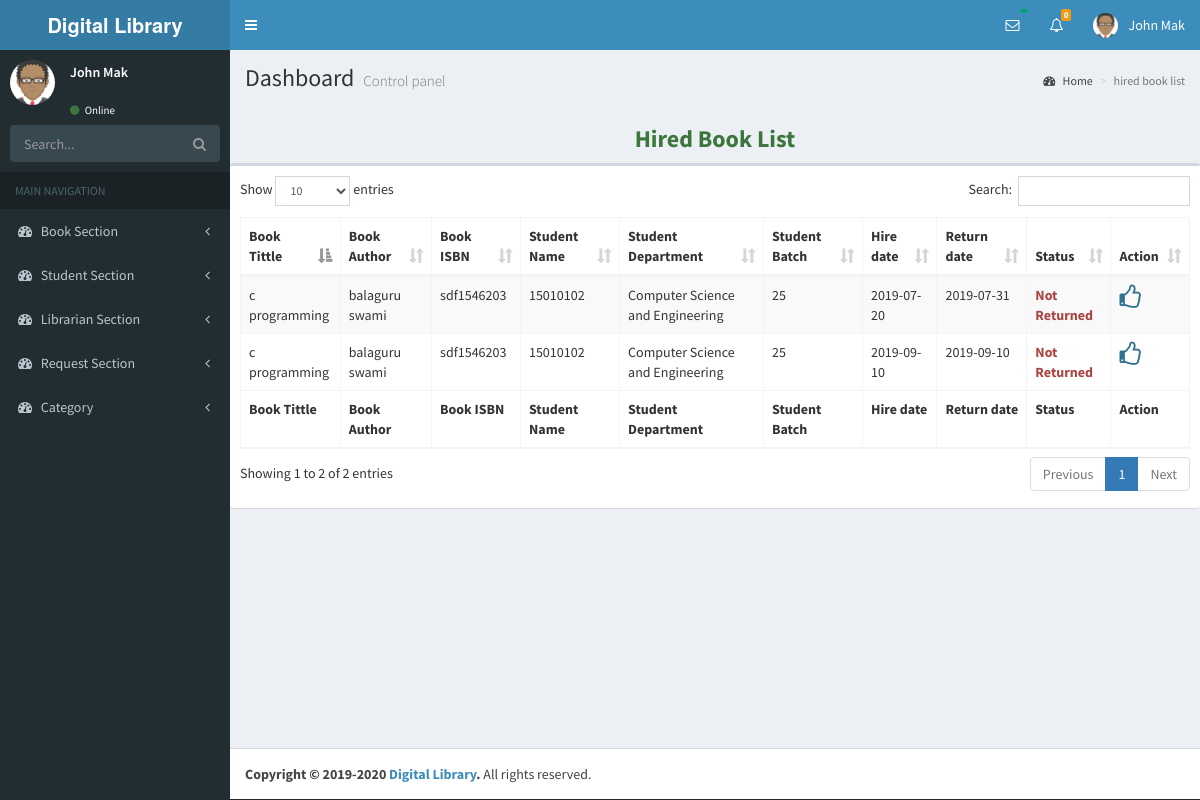
The app's page /hired-book-list.php (signed in) with its own data.
### tables this page shows
CREATE TABLE `books_request_confirm` (
  `id` int(11) NOT NULL,
  `student_id` varchar(50) NOT NULL,
  `student_department` varchar(100) NOT NULL,
  `student_batch` varchar(10) NOT NULL,
  `book_isbn` varchar(100) NOT NULL,
  `book_tittle` varchar(100) NOT NULL,
  `book_author` varchar(50) NOT NULL,
  `hire_date` varchar(20) NOT NULL,
  `return_date` varchar(20) NOT NULL,
  `status` tinyint(1) NOT NULL DEFAULT '1'
);

CREATE TABLE `std_department` (
  `id` int(11) NOT NULL,
  `department_name` varchar(100) NOT NULL
);

### app/model/Database.php (called while the page is built, shortened)
<?php
class Database
{
   private $options  = array(PDO::ATTR_ERRMODE => PDO::ERRMODE_EXCEPTION,PDO::ATTR_DEFAULT_FETCH_MODE => PDO::FETCH_ASSOC,);
    public function __construct()
    {
       try{
           $this->DBH = new PDO("mysql:host=localhost;dbname=library", "kuddus", "kuddus2200",$this->options);
       }catch(PDOException $error){
             echo $error->getMessage();
       }
    }
}

### app/model/Student.php (called while the page is built, shortened)
<?php
include_once 'Session.php';
class Student extends Database
{
	public function new_join_request()
	{
		$selectQuery = "SELECT * FROM students WHERE student_status = 0";
    	$STH = $this->DBH->query($selectQuery);
        return $STH->rowcount();
	}
}

### app/model/Session.php (called while the page is built, shortened)
<?php
class Session
{
    public static function get($key){
        if(isset($_SESSION[$key])){
            return $_SESSION[$key];
        }
        else{
            return false;
        }
    }
}

### app/model/BookRequest.php (called while the page is built, shortened)
<?php
class BookRequest extends Database
{
	public function getHiredBookList()
	{
		$selectQuery = "SELECT * FROM books_request_confirm";
    	$STH = $this->DBH->query($selectQuery);
    	$STH->setFetchMode(PDO::FETCH_OBJ);
    	return $STH->fetchAll();
	}
}

### app/model/StudentDepartment.php (called while the page is built, shortened)
<?php
class StudentDepartment extends Database
{
	public  function index()
	{
		$selectQuery = "SELECT * FROM std_department";
    	$STH = $this->DBH->query($selectQuery);
        $STH->setFetchMode(PDO::FETCH_OBJ);
        return $STH->fetchAll();
	}
}

### hired-book-list.php (the view)
<?php
    include "src/header.php";
 ?>
  <div class="content-wrapper">
    <section class="content-header">
      <h1>
        Dashboard
        <small>Control panel</small>
      </h1>
      <ol class="breadcrumb">
        <li><a href="#"><i class="fa fa-dashboard"></i> Home</a></li>
        <li class="active">hired book list</li>
      </ol>
    </section>
    <section class="content">
      <div class="row">
        <h3 class="text-center text-success text-bold">Hired Book List</h3>
           <div class="box">
            <div class="box-body">
              <div class="table-responsive">
              <table id="example1" class="table table-bordered table-striped">
                <thead>
                <tr>
                  <th>Book Tittle</th>
                  <th>Book Author</th>
                  <th>Book ISBN</th>
                  <th>Student Name</th>
                  <th>Student Department</th>
                  <th>Student Batch</th>
                  <th>Hire date</th>
                  <th>Return date</th>
                  <th>Status</th>
                  <th>Action</th>
                </tr>
                </thead>
                <tbody>
                  <?php
                  $lists = $request->getHiredBookList();
                  foreach ($lists as $list) {?>
                    <tr>
                      <td><?php echo $list->book_tittle ?></td>
                      <td><?php echo $list->book_author ?></td>
                      <td><?php echo $list->book_isbn ?></td>
                      <td><?php echo $list->student_id ?></td>
                      <td><?php
                        $departments = $department->index();
                        foreach ($departments as $dept) {
                          if($list->student_department == $dept->id)
                          echo $dept->department_name;
                        }
                       ?></td>
                      <td><?php echo $list->student_batch ?></td>
                      <td><?php echo $list->hire_date ?></td>
                      <td><?php echo $list->return_date ?></td>
                      <td><?php if($list->status == 1)
                                {
                                  echo "<span class='text-danger text-bold'> Not Returned </span>";
                                }else{
                                  echo "<span class='text-success'> Returned </span>";
                                }
                       ?></td>
                      <td>
                        <?php if($list->status == 1){?>
                            <a  title="Return Confirmed" onclick="return confirm('Are you sure to return confirm??')" href="helper/status-change.php?book_return_disconfirm=<?php echo $list->id ?>"><i class="fa fa-thumbs-o-up text-info" style="font-size: 25px;"></i>
                        </a>
                        <?php }else{?>
                        <a  title="Return DisConfirmed" onclick="return confirm('Are you sure to return not confirm??')" href="helper/status-change.php?book_return_confirm=<?php echo $list->id ?>"><i class="fa fa-thumbs-o-down text-danger" style="font-size: 25px;"></i>
                        </a>
                         <?php } ?>
                      </td>
                    </tr>
                <?php } ?>
                </tbody>
                <tfoot>
                <tr>
                  <th>Book Tittle</th>
                  <th>Book Author</th>
                  <th>Book ISBN</th>
                  <th>Student Name</th>
                  <th>Student Department</th>
                  <th>Student Batch</th>
                  <th>Hire date</th>
                  <th>Return date</th>
                  <th>Status</th>
                  <th>Action</th>
                </tr>
                </tfoot>
              </table>
            </div>
            </div>
          </div>
      </div>
    </section>
  </div>
 <?php
  include "src/footer.php";
  ?>

### src/header.php (shortened to what this page needs)
<?php
    $student = new Student;
    $department = new StudentDepartment;
    $request = new BookRequest;
      $student_image = Session::get('student_image');
      $librarian_image = Session::get('librarian_image');
 ?>
<!DOCTYPE html>
<html>
<head>
  <link rel="stylesheet" href="resources/bower_components/bootstrap/dist/css/bootstrap.min.css">
  <link rel="stylesheet" href="resources/bower_components/font-awesome/css/font-awesome.min.css">
  <link rel="stylesheet" href="resources/bower_components/Ionicons/css/ionicons.min.css">
  <link rel="stylesheet" href="resources/dist/css/AdminLTE.min.css">
  <link rel="stylesheet" href="resources/dist/css/skins/_all-skins.min.css">
  <link rel="stylesheet" href="resources/bower_components/morris.js/morris.css">
  <link rel="stylesheet" href="resources/bower_components/jvectormap/jquery-jvectormap.css">
  <link rel="stylesheet" href="resources/bower_components/bootstrap-datepicker/dist/css/bootstrap-datepicker.min.css">
  <link rel="stylesheet" href="resources/bower_components/bootstrap-daterangepicker/daterangepicker.css">
    <link rel="stylesheet" href="resources/bower_components/select2/dist/css/select2.min.css">
  <link rel="stylesheet" href="resources/plugins/bootstrap-wysihtml5/bootstrap3-wysihtml5.min.css">
  <link rel="stylesheet" href="resources/bower_components/datatables.net-bs/css/dataTables.bootstrap.min.css">
</head>
<body class="hold-transition skin-blue sidebar-mini">
<div class="wrapper">
  <header class="main-header">
    <a href="index.php" class="logo">
      <span class="logo-lg"><b>Digital Library</b></span>
    </a>
    <nav class="navbar navbar-static-top">
      <a href="#" class="sidebar-toggle" data-toggle="push-menu" role="button">
      </a>
      <div class="navbar-custom-menu">
        <ul class="nav navbar-nav">
          <li class="dropdown messages-menu">
            <a href="#" class="dropdown-toggle" data-toggle="dropdown">
              <i class="fa fa-envelope-o"></i>
              <span class="label label-success">
              </span>
            </a>
          </li>
          <li class="dropdown notifications-menu">
            <a href="#" class="dropdown-toggle" data-toggle="dropdown">
              <i class="fa fa-bell-o"></i>
              <span class="label label-warning">
                <?php
                   $new_join_request = $student->new_join_request();
                  echo $new_join_request;
                 ?>
              </span>
            </a>
          </li>
          <li class="dropdown user user-menu">
            <a href="#" class="dropdown-toggle" data-toggle="dropdown">
              <img src="<?php
                  if(!empty($student_image)){
                    echo Session::get('student_image');
                  }elseif(!empty($librarian_image)){
                    echo Session::get('librarian_image');
                  }else{
                    echo 'resources/dist/img/avatar.png';
                  }
               ?>" class="user-image" alt="User Image">
              <span class="hidden-xs">
                <?php
                      if (Session::get('studentlogin') == true){
                        echo Session::get('student_name');
                      }
                      elseif(Session::get('librarianlogin') == true){
                         echo Session::get('librarian_name');
                      }
                     ?>
              </span>
            </a>
          </li>
        </ul>
      </div>
    </nav>
  </header>
<?php
  include 'src/sidebar.php';
 ?>

### src/sidebar.php (shortened to what this page needs)
<aside class="main-sidebar">
  <section class="sidebar">
    <div class="user-panel">
      <div class="pull-left image">
        <img src="<?php
        if(!empty($student_image)){
          echo Session::get('student_image');
          }elseif(!empty($librarian_image)){
            echo Session::get('librarian_image');
            }else{
              echo 'resources/dist/img/avatar.png';
            }
            ?>" class="img-circle" alt="User Image">
          </div>
          <div class="pull-left info">
            <p>
              <?php
              if (Session::get('studentlogin') == true){
                echo Session::get('student_name');
              }
              elseif(Session::get('librarianlogin') == true){
               echo Session::get('librarian_name');
             }
             ?>
           </p><br>
           <a href="#"><i class="fa fa-circle text-success"></i> Online</a>
         </div>
       </div>
       <form action="#" method="get" class="sidebar-form">
        <div class="input-group">
          <input type="text" name="q" class="form-control" placeholder="Search...">
          <span class="input-group-btn">
            <button type="submit" name="search" id="search-btn" class="btn btn-flat"><i class="fa fa-search"></i>
            </button>
          </span>
        </div>
      </form>
      <ul class="sidebar-menu" data-widget="tree">
        <li class="header">MAIN NAVIGATION</li>
        <li class="treeview">
          <a href="#">
            <i class="fa fa-dashboard"></i> <span>Book Section</span>
            <span class="pull-right-container">
              <i class="fa fa-angle-left pull-right"></i>
            </span>
          </a>
        </li>
        <li class="treeview">
          <a href="#">
            <i class="fa fa-dashboard"></i> <span>Student Section</span>
            <span class="pull-right-container">
              <i class="fa fa-angle-left pull-right"></i>
            </span>
          </a>
        </li>
        <?php  if (Session::get('librarianlogin') == true){ ?>
          <li class="treeview">
            <a href="#">
              <i class="fa fa-dashboard"></i> <span>Librarian Section</span>
              <span class="pull-right-container">
                <i class="fa fa-angle-left pull-right"></i>
              </span>
            </a>
          </li>
        <li class="treeview">
          <a href="#">
            <i class="fa fa-dashboard"></i> <span>Request Section</span>
            <span class="pull-right-container">
              <i class="fa fa-angle-left pull-right"></i>
            </span>
          </a>
        </li>
        <li class="treeview">
          <a href="#">
            <i class="fa fa-dashboard"></i> <span>Category</span>
            <span class="pull-right-container">
              <i class="fa fa-angle-left pull-right"></i>
            </span>
          </a>
        </li>
        <?php } ?>
      </ul>
    </section>
  </aside>

### src/footer.php (shortened to what this page needs)
  <footer class="main-footer">
    <strong>Copyright &copy; 2019-2020 <a href="https://adminlte.io">Digital Library</a>.</strong> All rights
    reserved.
  </footer>
</div>
</body>
</html>

### records on screen
books_request_confirm: book_tittle "c programming", book_author "balaguru swami", book_isbn "sdf1546203", student "15010102", student_batch "25", hire_date "2019-07-20", return_date "2019-07-31", status "Not Returned"
std_department: department_name "Computer Science and Engineering"
books_request_confirm: book_tittle "c programming", book_author "balaguru swami", book_isbn "sdf1546203", student "15010102", student_batch "25", hire_date "2019-09-10", return_date "2019-09-10", status "Not Returned"

### other values on screen
$new_join_request "0"
Session::get('librarian_name') "John Mak"
